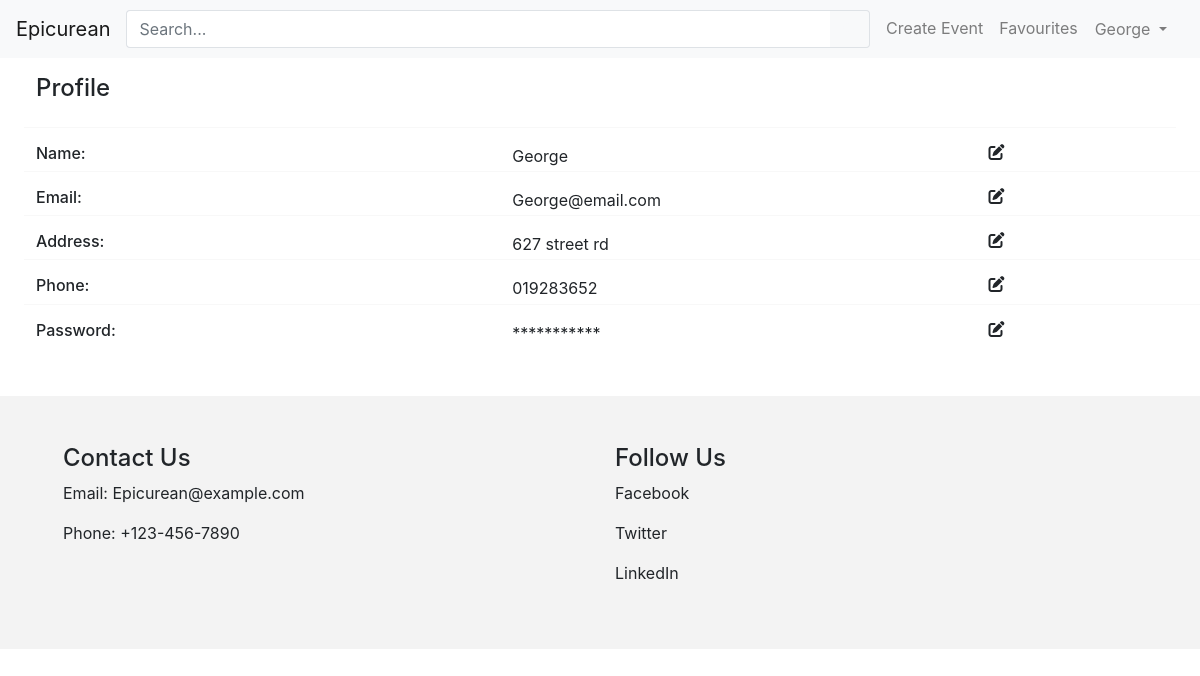
/account/profile (signed in), run on the app's committed database.
### website/models.py (models this page shows)
class User(db.Model, UserMixin):
    __tablename__ = 'users' # good practice to specify table name
    id = db.Column(db.Integer, primary_key=True)
    name = db.Column(db.String(100), index=True, unique=True, nullable=False)
    emailid = db.Column(db.String(100), index=True, nullable=False)
    phone = db.Column(db.String(100), index=True, nullable=False)
    address = db.Column(db.String(100), index=True, nullable=False)
    password_hash = db.Column(db.String(255), nullable=False)
    comments = db.relationship('Comment', backref='user')

### website/auth.py (the view)
@authbp.route('/account/profile')
@login_required
def account():
    return render_template('account/profile.html', heading='Account')

### website/templates/account/profile.html
{% extends "base.html" %}
{% block style %}
<link rel="stylesheet" type="text/css" href="{{ url_for('static', filename='css/account.css') }}">
{% endblock %}
{% block content %}
    <main role="main" class="px-4 container-fluid mt-3">
        <div class="row ms-auto justify-content-center">
            <div class="page-header">
                <h4>Profile</h4>
            </div>
        </div>
        <hr>
        <div class="row ms-auto Profile-content">
            <div class="row">
                <div class="col-lg-5 col-md-4">
                    <h6>Name:</h6>
                </div>
                <div class="col-lg-5 col-md-5">
                    {{ current_user.name }}
                </div>
                <div class="col-lg-2 col-md-2">
                    <i class="fa-solid fa-pen-to-square icon"></i>
                </div>
            </div>
            <hr>
            <div class="row">
                <div class="col-lg-5 col-md-4">
                    <h6>Email:</h6>
                </div>
                <div class="col-lg-5 col-md-5">
                    {{ current_user.emailid }}
                </div>
                <div class="col-lg-2 col-md-2">
                    <i class="fa-solid fa-pen-to-square icon"></i>
                </div>
            </div>
            <hr>
            <div class="row">
                <div class="col-lg-5 col-md-4">
                    <h6>Address:</h6>
                </div>
                <div class="col-lg-5 col-md-5">
                    {{ current_user.address }}
                </div>
                <div class="col-lg-2 col-md-2">
                    <i class="fa-solid fa-pen-to-square icon"></i>
                </div>
            </div>
            <hr>
            <div class="row">
                <div class="col-lg-5 col-md-4">
                    <h6>Phone:</h6>
                </div>
                <div class="col-lg-5 col-md-5">
                    {{ current_user.phone }}
                </div>
                <div class="col-lg-2 col-md-2">
                    <i class="fa-solid fa-pen-to-square icon"></i>
                </div>
            </div>
            <hr>
            <div class="row">
                <div class="col-lg-5 col-md-4">
                    <h6>Password:</h6>
                </div>
                <div class="col-lg-5 col-md-5">
                    ***********
                </div>
                <div class="col-lg-2 col-md-2">
                    <i class="fa-solid fa-pen-to-square icon"></i>
                </div>
            </div>
        </div>
    </main>
{% endblock %}

### website/templates/base.html (shortened to what this page needs)
<html>
<head>
    <link href="https://cdn.jsdelivr.net/npm/bootstrap@5.3.0-alpha3/dist/css/bootstrap.min.css" rel="stylesheet">
    <link rel="stylesheet" type="text/css" href="{{ url_for('static', filename='css/base.css') }}">
    <link rel="stylesheet" href="https://stackpath.bootstrapcdn.com/bootstrap/4.5.2/css/bootstrap.min.css">
    <link rel="stylesheet" href="https://stackpath.bootstrapcdn.com/font-awesome/4.7.0/css/font-awesome.min.css">
    {% block style %}
    {% endblock %}
</head>
<body>
    <header>
        <nav class="navbar navbar-expand-md navbar-light bg-light">
            <div class="d-flex flex-grow-1">
                <a href="/" class="navbar-brand">Epicurean</a>
                <form class="mr-2 my-auto w-100 d-inline-block order-1" method="get">
                    <div class="input-group">
                        <input type="text" class="form-control border border-right-0" placeholder="Search...">
                        <span class="input-group-append">
                            <button class="btn btn-outline-light border border-left-0" type="submit">
                                <i class="fa fa-search"></i>
                            </button>
                        </span>
                    </div>
                </form>
            </div>
            <div class="navbar-collapse collapse flex-shrink-1 flex-grow-0 order-last" id="navbar7">
                <ul class="navbar-nav me-2">
                    <li class="nav-item">
                        <a class="nav-link" href="/events/create">Create Event</a>
                    </li>
                    <li class="nav-item">
                        <a class="nav-link" href="/account/favourites">Favourites</a>
                    </li>
                    <li class="nav-item" >
                        {% if current_user.is_authenticated %}
                        <div class="dropdown">
                            <div class="collapse navbar-collapse" id="navbarNavDarkDropdown">
                                <ul class="navbar-nav">
                                  <li class="nav-item dropdown">
                                    <button class="btn btn-light dropdown-toggle nav-link" data-bs-toggle="dropdown" aria-expanded="false">
                                      {{ current_user.name }}
                                    </button>
                                  </li>
                                </ul>
                              </div>
                          </div>
                        {% else %}
                        <a class="nav-link" href="/login">Login</a>
                        {% endif %}
                    </li>
                </ul>
            </div>
        </nav>
    </header>
    {% block content %}
    {% endblock %}
    <footer class="footer mt-5">
        <div class="container">
          <div class="row">
            <div class="col-md-6">
              <h4>Contact Us</h4>
              <p>Email: Epicurean@example.com</p>
              <p>Phone: +123-456-7890</p>
            </div>
            <div class="col-md-6">
              <h4>Follow Us</h4>
              <p>Facebook</p>
              <p>Twitter</p>
              <p>LinkedIn</p>
            </div>
          </div>
        </div>
    </footer>
</body>
</html>

### website/static/css/base.css (style rules this page uses)
footer { margin-top: auto; background-color: rgba(240, 240, 240, 0.788); padding: 3rem; }
html { height: 100%; }
body { min-height: 100%; display: flex; flex-direction: column; }

### data on the page
User: name "George", emailid "George@email.com", address "627 street rd", phone "019283652"
